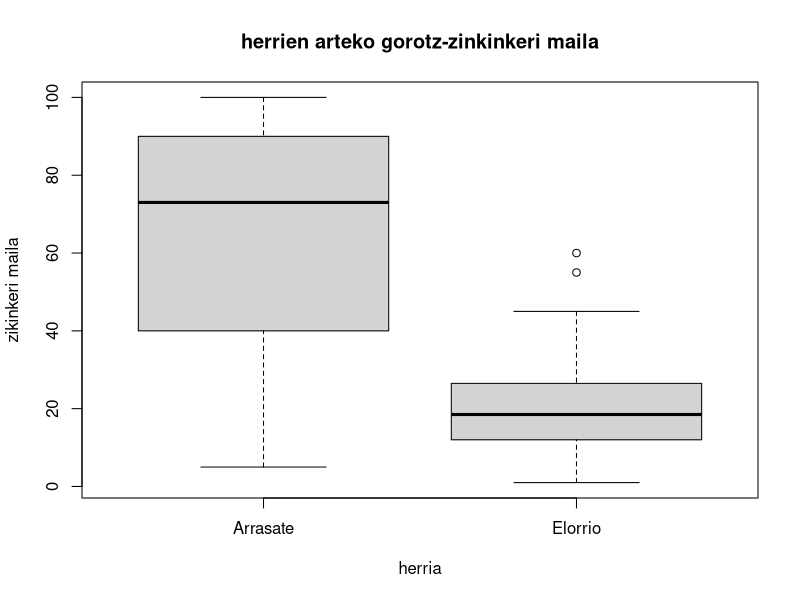
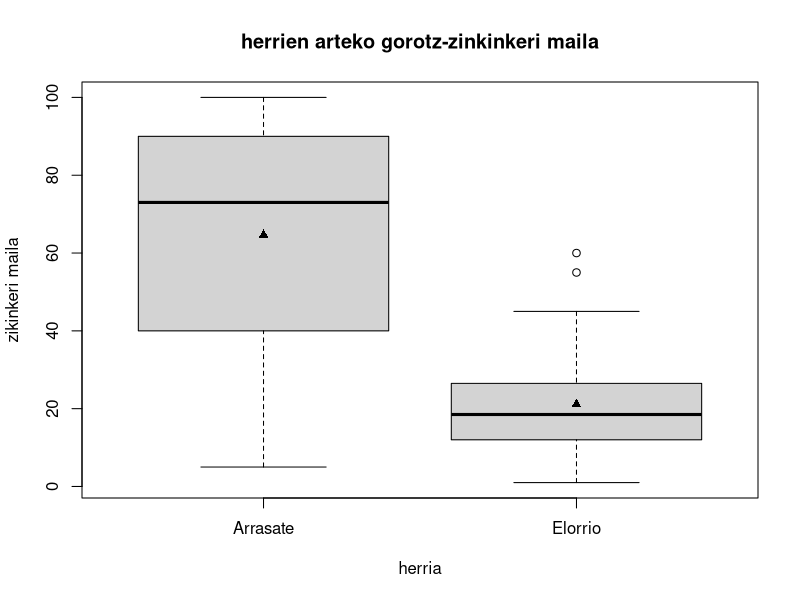
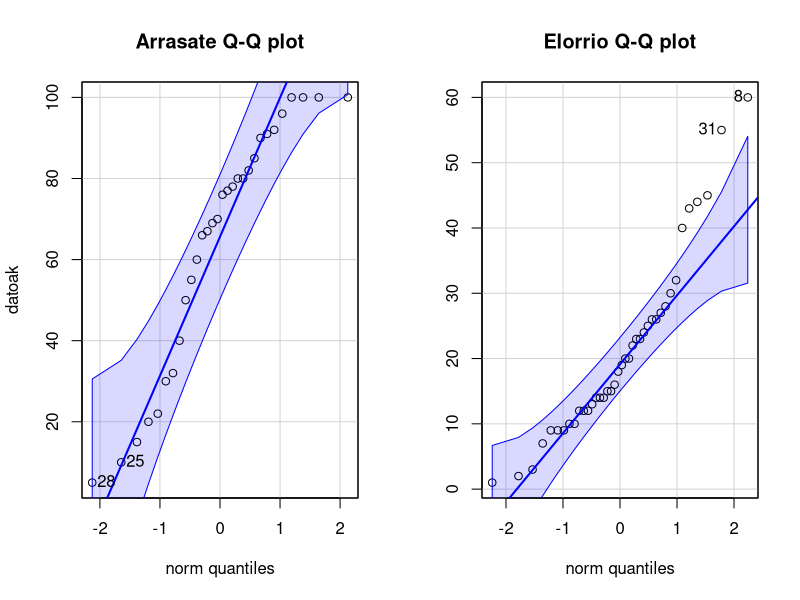

R code for these plots, in order: (Note: this script raises an error after producing the figures.)
## ---- chunk 1
kaka<-c(82,85,96,77,40,20,80,76,67,55,69,70,78,100,100,100,60,30,66,100,90,91,92,80,10,15,22,5,32,50,22,44,14,15,16,15,10,60,40,30,20,12,14,18,19,25,10,7,2,20,1,3,45,32,24,26,23,23,26,28,55,12,27,13,14,9,9,12,9,43)
herria<-c(rep("Arrasate",30),rep("Elorrio",40))
#taula baten jarri
alk.datoak<-data.frame(kaka,herria)
## ---- chunk 2
boxplot(kaka~herria,data=alk.datoak,
        ylab="zikinkeri maila",xlab="herria",main="herrien arteko gorotz-zinkinkeri maila")
## ---- chunk 3
mean(alk.datoak[1:30,]$kaka)
mean(alk.datoak[31:70,]$kaka)
## ---- chunk 4
boxplot(kaka~herria,data=alk.datoak,
        ylab="zikinkeri maila",xlab="herria",main="herrien arteko gorotz-zinkinkeri maila")
points(c(64.6,21.1),pch=17)#17, triangelua
## ---- chunk 5
#aldagaien normaltasuna grafikoetan
par(mfrow=c(1,2))#bi grafikoak batera lerro 1 zutabe 2
library(car)
qqPlot(alk.datoak[1:30,]$kaka,main="Arrasate Q-Q plot",ylab="datoak")
qqPlot(alk.datoak[31:70,]$kaka,main="Elorrio Q-Q plot",ylab="")
## ---- chunk 6
#normaltasun testa
shapiro.test(alk.datoak[1:30,]$kaka)
shapiro.test(alk.datoak[31:70,]$kaka)
## ---- chunk 7
#leveneTest homozedastizidadea ikusteko
library(car)
leveneTest(kaka~herria,data=alk.datoak)

#askatasuna
library(lmtest)
dwtest(kaka~herria,data=alk.datoak)
## ---- chunk 8
wilcox.test(kaka~herria,data=alk.datoak)
## ---- chunk 9
#efektuaren tamaina
library(coin)
MW = wilcox_test(kaka~herria,data=alk.datoak)
MW
(effect<-abs(-1.9189)/sqrt(14))
